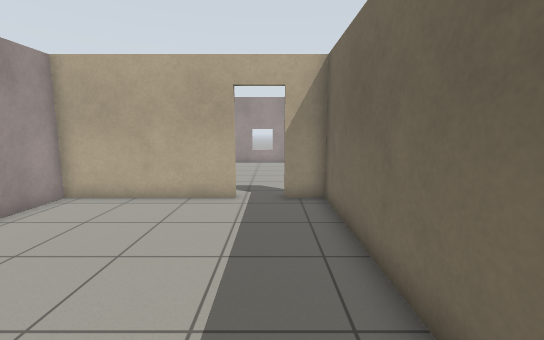
[1] (above)

18 first-person views from a walk through a robot-simulator world made for Gazebo. The camera is 1.2 m above the floor, tilts 8° down and sees 90° across. The floor is counted in squares, 0.5 m on a side. Each view is taken from the middle of a square. On the plan, view 1 faces up. The plan holds only what a view shows up to about 17 squares ahead; the rest is blank.

[2]
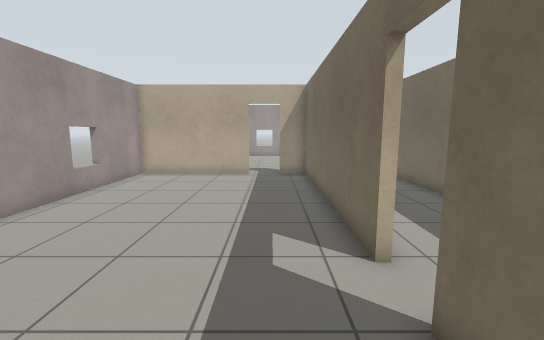

[3]
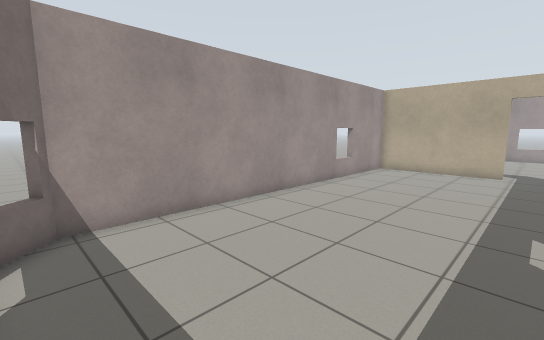

[4]
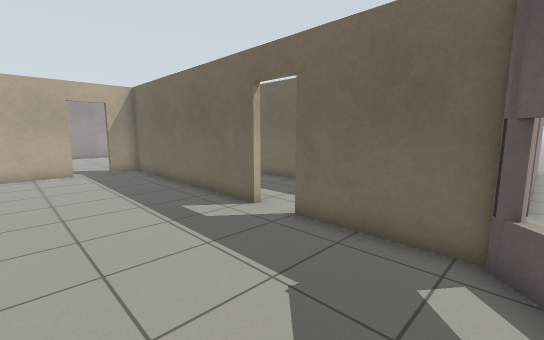

[5]
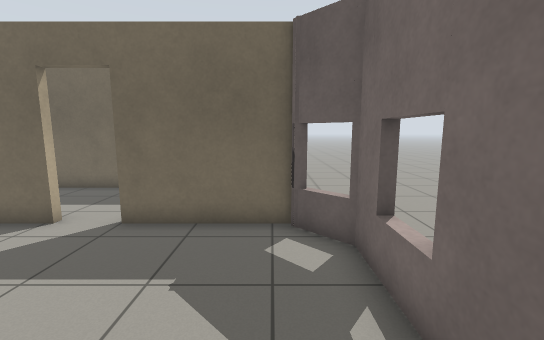

[6]
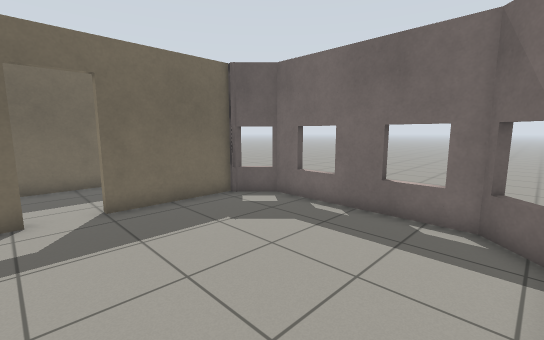

[7]
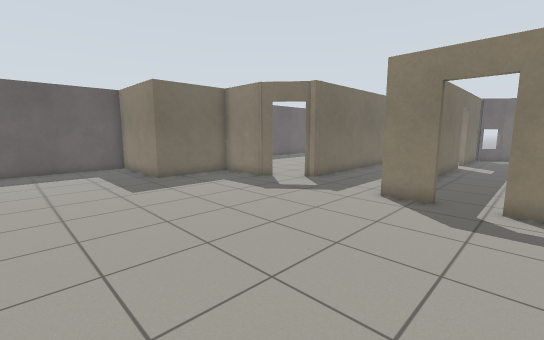

[8]
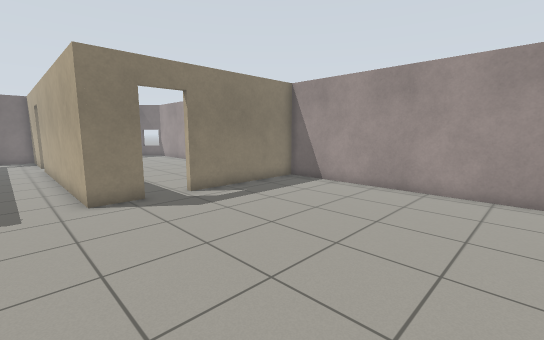

[9]
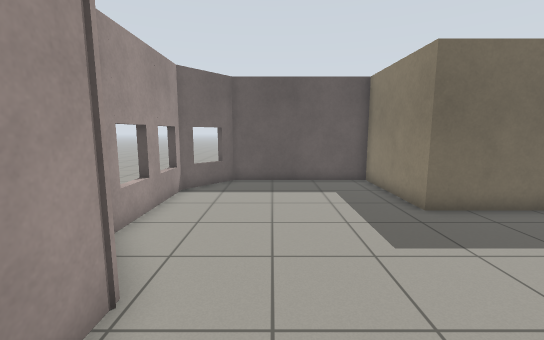

[10]
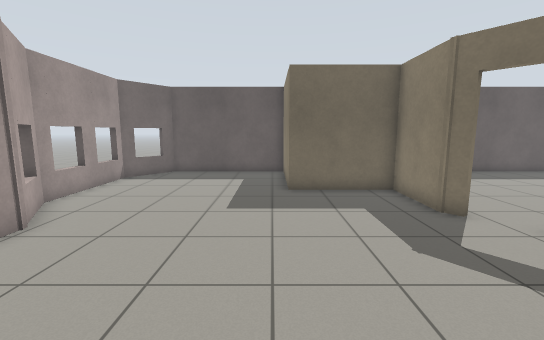

[11]
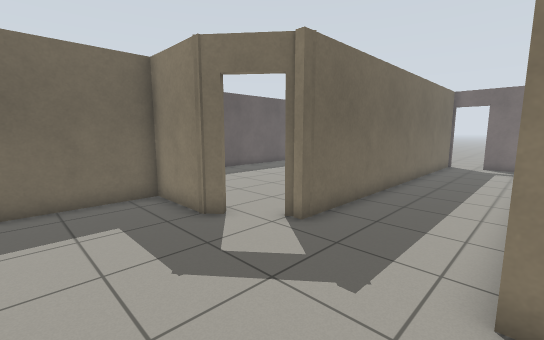

[12]
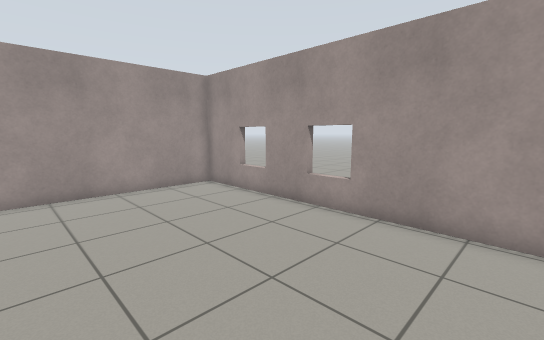

[13]
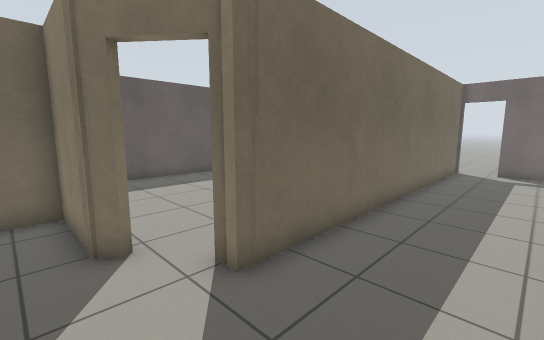

[14]
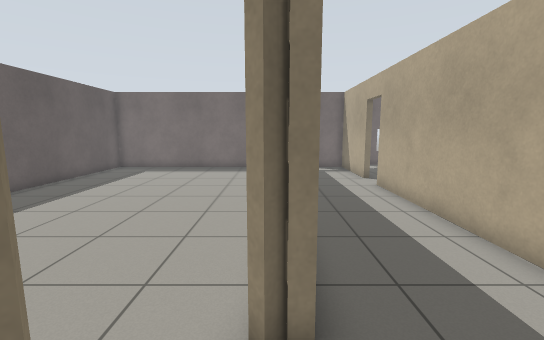

[15]
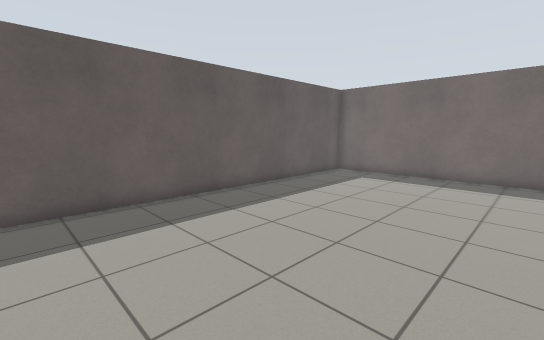

[16]
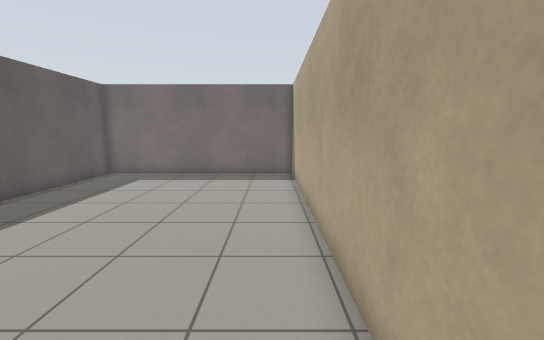

[17]
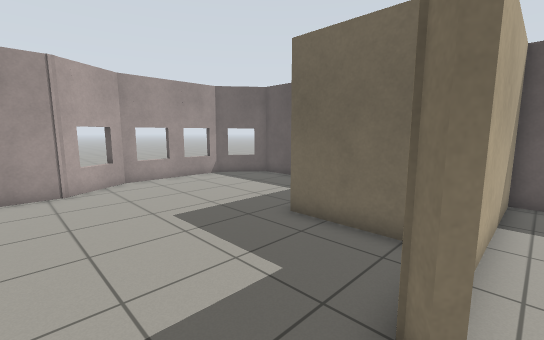

[18]
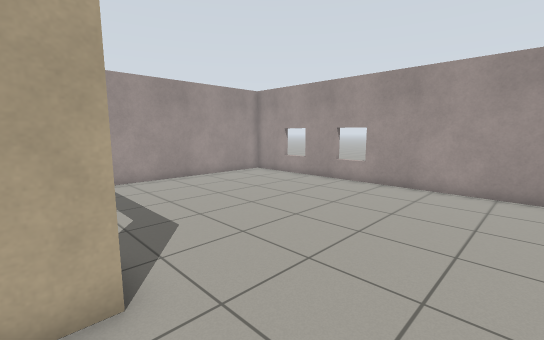

### Floor plan
Points are (right, up) in squares from view 1. A wall is a line through its corners. A room is listed if a view was taken in it or the views show most of it. See-through windows are left out.
Room 1 (views 1, 2, 3, 4, 5, 6)
walls: (1.9, -1.2) (1.9, 9.7) (0.4, 9.7); (-1.3, 9.7) (-7.6, 9.7) (-7.6, -7.3) (-6.1, -8.8) (0.5, -8.8) (1.9, -7.3) (1.9, -3)
ways out: open door at (-0.5, 10) to room 2; open door at (2, -2.5) to room 2
Room 2 (views 7, 8, 9, 10, 11, 12, 13, 14, 17, 18)
walls: (0.4, 10) (2.2, 10) (2.2, -1.2); (8.7, 10) (12.1, 10) (12.1, 14.3) (17.4, 14.3) (17.4, 20.9) (15.1, 22.7) (10, 22.7) (7.3, 21.1); (8.4, 9.5) (9.1, 10.1); (7.7, 21.2) (-7.6, 21.2) (-7.6, 10) (-1.3, 10); (2.2, -3) (2.2, -6.2); (2.9, -7.6) (4.6, -7.6); (6.5, -7.9) (6.5, 8.4)
ways out: open door at (-0.5, 10) to room 1; open door at (2, -2.5) to room 1; open door at (8, 9) to room 3; open door at (5.5, -8)
Room 3 (views 15, 16)
walls: (6.8, 7) (6.8, -7.6) (17.4, -7.6) (17.4, 9.7) (11.5, 9.7)
ways out: open door at (8, 9) to room 2

Where each view was taken, in squares from view 1:
view 1: 0 up, 0 right, facing up
view 2: 6 down, 0 right, facing up
view 3: 8 down, 0 right, facing up-left
view 4: 8 down, 4 left, facing up-right
view 5: 7 down, 5 left, facing right
view 6: 1 down, 7 left, facing down-right
view 7: 20 up, 2 left, facing down-right
view 8: 20 up, 4 right, facing down-left
view 9: 19 up, 4 right, facing right
view 10: 15 up, 1 right, facing right
view 11: 14 up, 2 right, facing down-right
view 12: 14 up, 4 right, facing up-left
view 13: 11 up, 3 right, facing down-right
view 14: 11 up, 7 right, facing down
view 15: 8 up, 8 right, facing down-right
view 16: 8 up, 8 right, facing down
view 17: 9 up, 6 right, facing up-right
view 18: 9 up, 6 right, facing up-left
